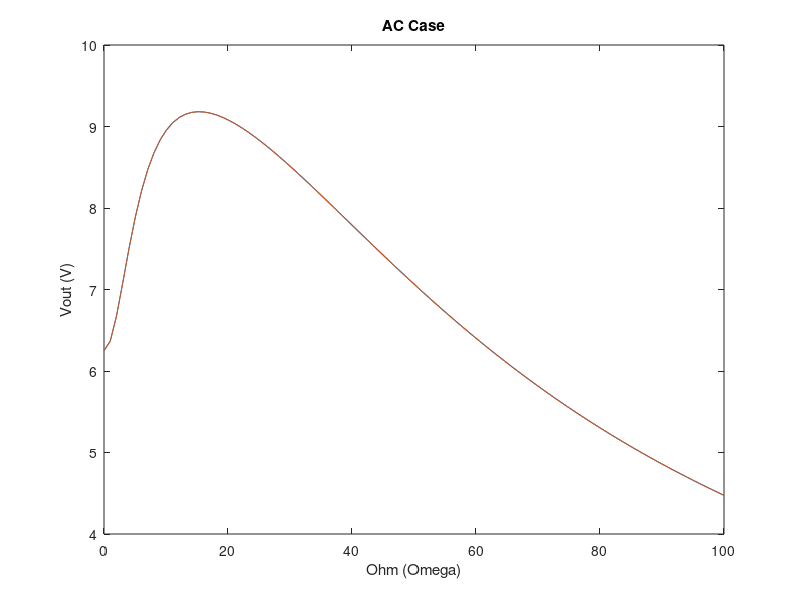

The MATLAB source for this figure:
clc; close all;  clear all;  %initialization

%--------------------------------------------------------------------------
% List of the components (netlist):
%--------------------------------------------------------------------------
g1 = 1/1;
c = 0.25;
g2 = 1/2;
L = 0.2;
g3 = 1/10;
a = 100;
g4 = 1/0.1;
gro = 1/1000;

% f = 0;
% = 1:1:50;
w = linspace(0,100,100);
k = 1i;
s = k * w;


G = [g1 -g1 0 0 0 0 1 0;
     -g1 g1+g2 0 0 0 1 0 0;
     0 0 g3 0 0 -1 0 0;
     0 0 0 g4 -g4 0 0 1;
     0 0 0 -g4 g4+gro 0 0 0;
     0 1 -1 0 0 0 0 0;
     1 0 0 0 0 0 0 0;
     0 0 -a*g3 1 0 0 0 0]
    

C = [c -c 0 0 0 0 0 0;
    -c c 0 0 0 0 0 0;
     0 0 0 0 0 0 0 0;
     0 0 0 0 0 0 0 0;
     0 0 0 0 0 0 0 0;
     0 0 0 0 0 -L 0 0;
     0 0 0 0 0 0 0 0;
     0 0 0 0 0 0 0 0]
 
%You should enter the entries of the source column vector b:
b = [0;0;0;0;0;0;0;0]

% Time

v = 1;

for n=1:100
    s = k * w(n)
    A = G + s.*C;
    b(7) = v;
    x = A\b;
     v5(n) = (x(5));
     v3(n) = (x(3));
end

% figure;
plot(w,abs(v5));
hold on
plot(w,abs(v5));
hold off
xlabel('Ohm (Omega)');
ylabel ('Vout (V)');
title('AC Case');



